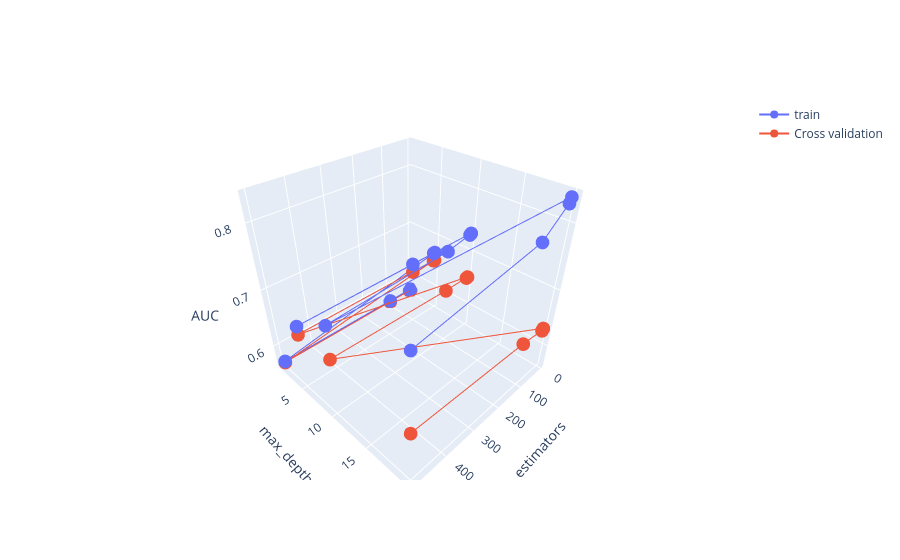

The notebook cell this image was saved under:
### Code cell
# visualization of gridsearch 
# viz(AUC_score,x_axis,y_axis,viz_type='plot'):
viz(AUC_score=np.hstack((train_auc.reshape(-1,1),cv_auc.reshape(-1,1))),x_axis=param_sample_split,y_axis=param_depth)

### Figure 1 — Plotly figure (JSON) as saved in the notebook; plotly's stock layout.template omitted (floating-point values rounded to 4 significant figures)
{"data": [{"name": "train", "type": "scatter3d", "x": [5, 10, 100, 500, 5, 10, 100, 500, 5, 10, 100, 500, 5, 10, 100, 500], "y": [1, 1, 1, 1, 5, 5, 5, 5, 10, 10, 10, 10, 20, 20, 20, 20], "z": [0.5689, 0.5689, 0.5689, 0.5689, 0.6705, 0.6704, 0.6703, 0.6701, 0.7328, 0.7312, 0.7229, 0.713, 0.8341, 0.8267, 0.7938, 0.7659]}, {"name": "Cross validation", "type": "scatter3d", "x": [5, 10, 100, 500, 5, 10, 100, 500, 5, 10, 100, 500, 5, 10, 100, 500], "y": [1, 1, 1, 1, 5, 5, 5, 5, 10, 10, 10, 10, 20, 20, 20, 20], "z": [0.5667, 0.5667, 0.5667, 0.5667, 0.6561, 0.6561, 0.6561, 0.656, 0.6552, 0.6547, 0.6544, 0.6588, 0.6335, 0.6308, 0.6364, 0.6454]}], "layout": {"scene": {"xaxis": {"title": {"text": "n_estimators"}}, "yaxis": {"title": {"text": "max_depth"}}, "zaxis": {"title": {"text": "AUC"}}}}}
